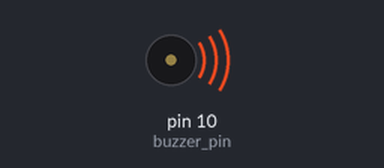
Bench run of a sketch on a simulated Arduino Uno, built with avr-gcc and run on an emulated ATmega328P. Shown: buzzer (waves = sounding).

Above: at 0.1 s.
At 1.1 s:
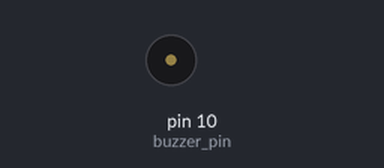
Timing chart, 0 to 2.6 s (numbered marks = the images above):
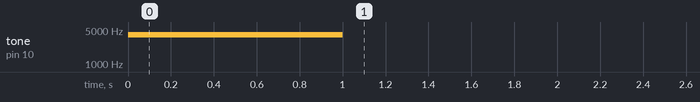

The sketch:

Ham_tone_tu_viet.ino
```cpp
//#include"wiring_private.h"
//#include"pins_arduino.h"
int buzzer_pin = 10;
int knob_pin = A3;
void my_tone(int pin, int fre) {
    ICR1 = 16000000 / fre; //xung răng cưa tràn sau 16000000 / fre p_clock
    OCR1B = 16000000 / fre / 2; //khi TTCN1 == OCR1B thì compare match
    TCCR1B |= (1 << CS10); // f_clock1 = 16Mhz
}

void no_tone(int pin, int fre) {
    ICR1 = 0 ; //xung răng cưa tràn sau 16000000 / fre p_clock
    OCR1B = 0; //khi TTCN1 == OCR1B thì compare match
    TCCR1B = 0; // f_clock1 = 16Mhz
}
void Tone(int buzzer_pin, int val)
{
   float value = (float) (1.0 / val) * 0.5;
   int value_tone = (int) (value* pow(10, 6));
   int dem = 1000; /*Chỗ này chưa chắc đúng đâu, mk cứ cho là 1000 đấy*/
   while(dem--)
   {
     digitalWrite(buzzer_pin, HIGH);
     delayMicroseconds(value_tone);
     digitalWrite(buzzer_pin, LOW);
     delayMicroseconds(value_tone);
   }
}
void setup() {
  // put your setup code here, to run once:
  Serial.begin(9600);
  pinMode(buzzer_pin, OUTPUT);
  pinMode(knob_pin, INPUT);
  TCCR1A = 0; TCCR1B = 0;// reset 2 thanh ghi
  DDRB |= (1 << PB2); // chọn đầu ra PB2 là output(pin 10)
  TCCR1A |= (1 << WGM11);                 //chọn mode fast pwm(mode
  TCCR1B |= (1 << WGM12) | (1 << WGM13);  //top value tự do ICR1)
  TCCR1A |= (1 << COM1B1); // chế đô so sánh thường non-inverted
}
void loop() {
  my_tone(buzzer_pin, 4000);
  delay(1000);
  no_tone(buzzer_pin, 4000);
  delay(1000);
}
```

Measured:
- by itself, tone on pin 10 (buzzer_pin): silent → 3999 Hz at 0.00 s, → silent 1.0 s later
